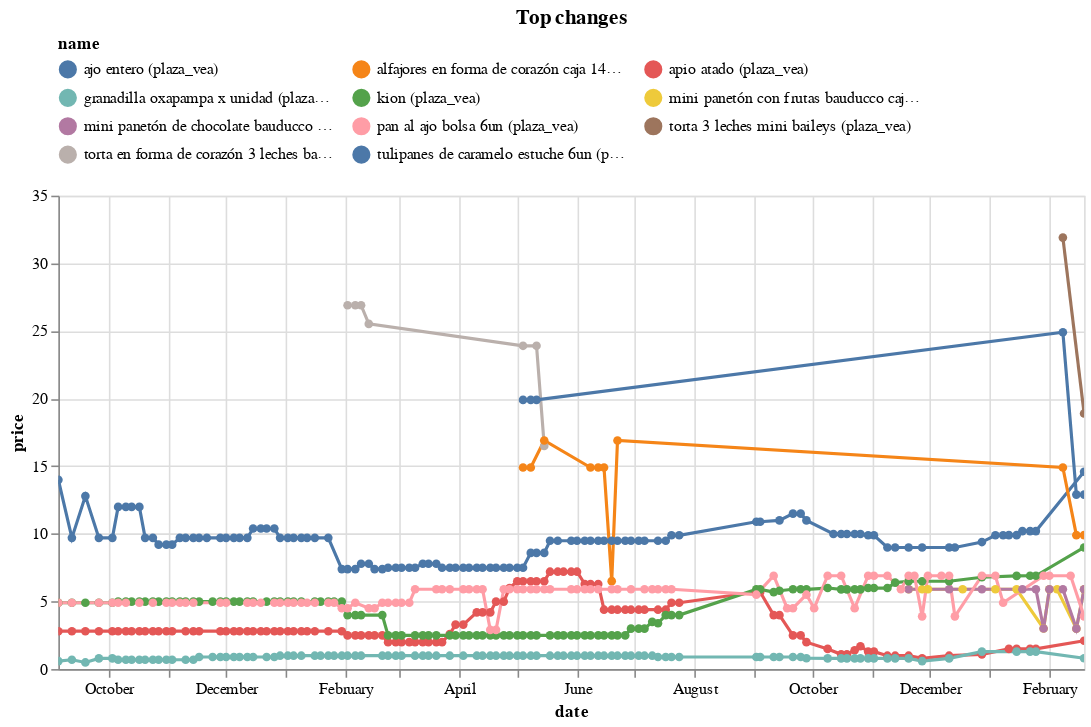

The cell this chart's notebook holds for it:
### Code cell
top_changes.head(10).pipe(plot_changes, 'Top changes')

### Figure 1 — Vega-Lite specification as saved in the notebook (floating-point values rounded to 4 significant figures; data arrays with more than 128 entries replaced by an {"elided": "..."} marker saying what was removed)
{"config": {"view": {"continuousWidth": 300, "continuousHeight": 300}, "legend": {"columns": 3, "orient": "top"}}, "data": {"name": "data-2a513cb5815122647558fe2f51a4a1b6"}, "mark": {"type": "line", "point": true}, "encoding": {"color": {"field": "name", "scale": {"domain": ["ajo entero (plaza_vea)", "alfajores en forma de corazón caja 14un (plaza_vea)", "apio atado (plaza_vea)", "granadilla oxapampa x unidad (plaza_vea)", "kion (plaza_vea)", "mini panetón con frutas bauducco caja 80g (plaza_vea)", "mini panetón de chocolate bauducco caja 80g (plaza_vea)", "pan al ajo bolsa 6un (plaza_vea)", "torta 3 leches mini baileys (plaza_vea)", "torta en forma de corazón 3 leches baileys petit (plaza_vea)", "tulipanes de caramelo estuche 6un (plaza_vea)"]}, "type": "nominal"}, "tooltip": [{"field": "name", "type": "nominal"}, {"field": "price", "type": "quantitative"}, {"field": "last_price", "type": "quantitative"}], "x": {"field": "date", "type": "temporal"}, "y": {"field": "price", "type": "quantitative"}}, "params": [{"name": "param_1", "select": {"type": "point", "fields": ["name"]}, "bind": "legend"}, {"name": "param_2", "select": {"type": "interval", "encodings": ["x", "y"]}, "bind": "scales"}], "title": "Top changes", "transform": [{"filter": {"param": "param_1"}}], "width": 650, "$schema": "https://vega.github.io/schema/vega-lite/v5.16.3.json", "datasets": {"data-2a513cb5815122647558fe2f51a4a1b6": {"elided": "568 records"}}}
